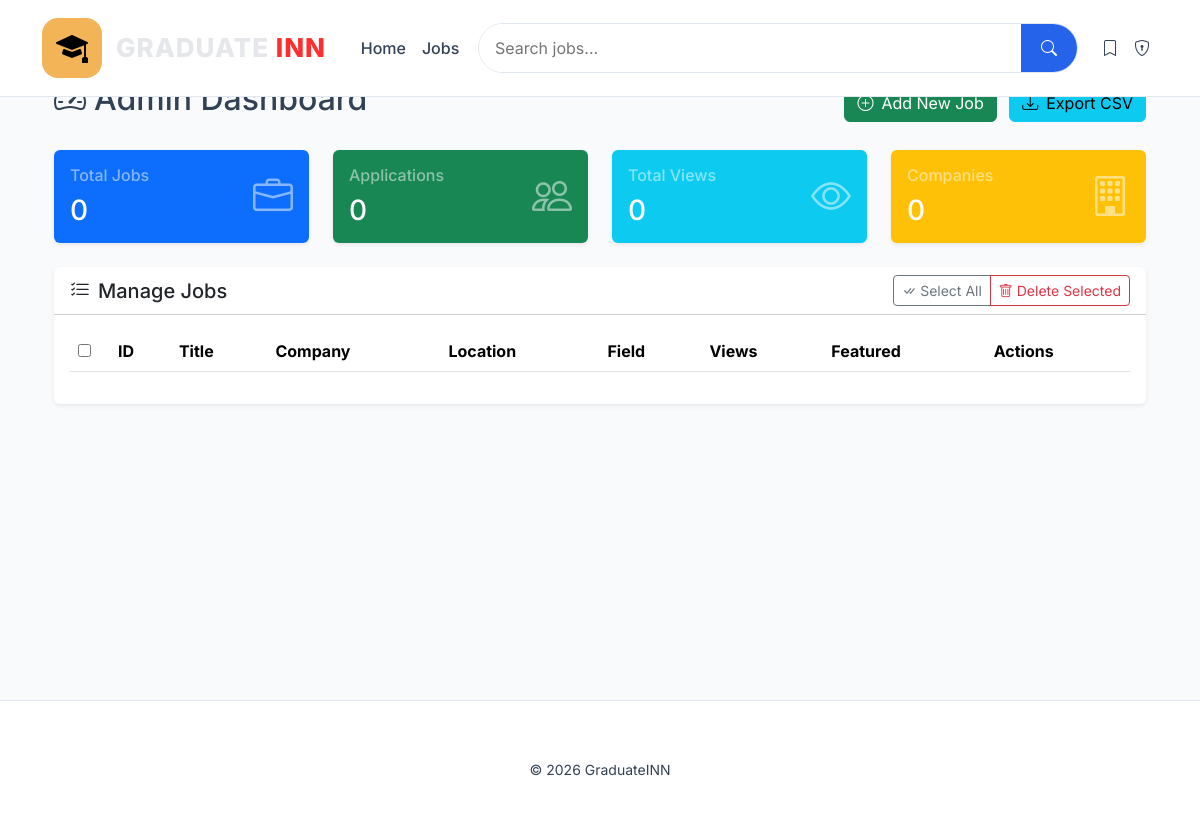
The page /dashboard (signed in) on the database as committed earlier.
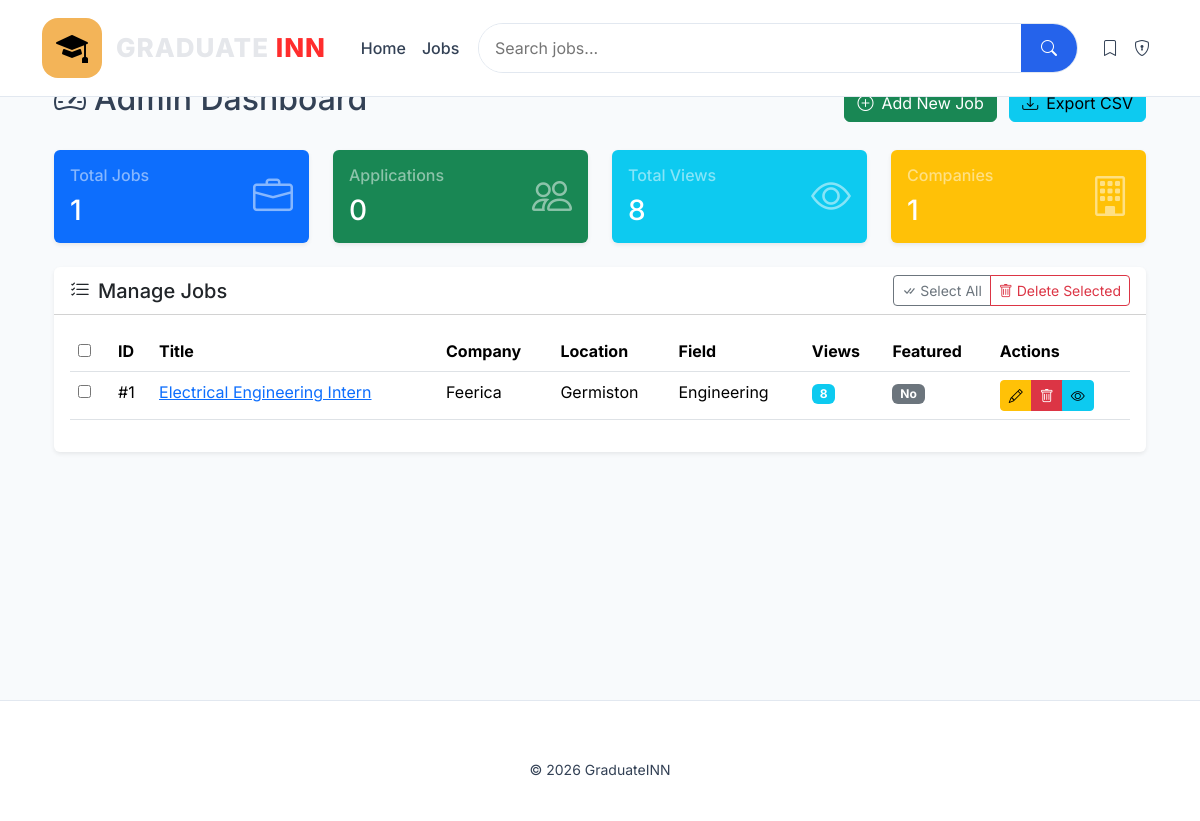
The same page on the database as committed later.
### tables this page shows
CREATE TABLE jobs(
        id INTEGER PRIMARY KEY AUTOINCREMENT,
        title TEXT,
        company TEXT,
        location TEXT,
        field TEXT,
        qualification TEXT,
        description TEXT,
        requirements TEXT,
        application_link TEXT,
        closing_date TEXT,
        created_date TEXT DEFAULT CURRENT_DATE,
        salary_range TEXT,
        job_type TEXT,
        experience_level TEXT,
        views INTEGER DEFAULT 0,
        is_featured INTEGER DEFAULT 0,
        posted_by INTEGER,
        FOREIGN KEY (posted_by) REFERENCES users(id)
    );

### app.py (the view)
@app.route("/dashboard")
@admin_required
def dashboard():
    features = get_available_features()
    conn = get_db()
    jobs = conn.execute("SELECT * FROM jobs ORDER BY id DESC").fetchall()
    users_count = conn.execute("SELECT COUNT(*) as count FROM users").fetchone()['count']
    verified_users = conn.execute("SELECT COUNT(*) as count FROM users WHERE is_verified = 1").fetchone()['count']
    subscribers_count = 0
    verified_subscribers = 0
    try:
        subscribers_count = conn.execute("SELECT COUNT(*) as count FROM subscribers").fetchone()['count']
        verified_subscribers = conn.execute("SELECT COUNT(*) as count FROM subscribers WHERE verified = 1").fetchone()['count']
    except:
        pass
    stats = {
        'total_jobs': conn.execute("SELECT COUNT(*) as count FROM jobs").fetchone()['count'],
        'total_applications': 0,
        'total_views': 0,
        'total_users': users_count,
        'verified_users': verified_users,
        'total_subscribers': subscribers_count,
        'verified_subscribers': verified_subscribers,
        'recent_applications': []
    }
    try:
        stats['total_applications'] = conn.execute("SELECT COUNT(*) as count FROM applications").fetchone()['count']
        stats['recent_applications'] = conn.execute("""
            SELECT a.*, j.title
            FROM applications a
            JOIN jobs j ON a.job_id = j.id
            ORDER BY a.application_date DESC
            LIMIT 5
        """).fetchall()
    except:
        pass
    if features['views']:
        try:
            total_views = conn.execute("SELECT SUM(views) as total FROM jobs").fetchone()
            stats['total_views'] = total_views['total'] if total_views and total_views['total'] else 0
        except:
            pass
    conn.close()
    return render_template("admin_dashboard.html",
                         jobs=jobs,
                         stats=stats,
                         features=features)

### app.py (called while the page is built)
def get_db():
    conn = sqlite3.connect(DATABASE)
    conn.row_factory = sqlite3.Row
    return conn

def column_exists(table_name, column_name):
    conn = get_db()
    cursor = conn.execute(f"PRAGMA table_info({table_name})")
    columns = [column[1] for column in cursor.fetchall()]
    conn.close()
    return column_name in columns

def get_available_features():
    return {
        'is_featured': column_exists('jobs', 'is_featured'),
        'views': column_exists('jobs', 'views'),
        'job_type': column_exists('jobs', 'job_type'),
        'experience_level': column_exists('jobs', 'experience_level'),
        'salary_range': column_exists('jobs', 'salary_range')
    }

def admin_required(f):
    @wraps(f)
    def decorated_function(*args, **kwargs):
        if 'user_id' not in session or not session.get('is_admin'):
            flash('Access denied. Admin privileges required.', 'error')
            return redirect(url_for('index'))
        return f(*args, **kwargs)
    return decorated_function

### templates/admin_dashboard.html (shortened to what the changed rows need)
{% extends "base.html" %}
{% block content %}
<div class="container">
    <div class="d-flex justify-content-between align-items-center mb-4">
        <h2>
            <i class="bi bi-speedometer2 me-2"></i>Admin Dashboard
        </h2>
    </div>
    <div class="row g-4 mb-4">
        <div class="col-md-3">
            <div class="card bg-primary text-white border-0 shadow-sm">
                <div class="card-body">
                    <div class="d-flex justify-content-between align-items-center">
                        <div>
                            <h6 class="text-white-50 mb-2">Total Jobs</h6>
                            <h3 class="mb-0">{{ stats.total_jobs }}</h3>
                        </div>
                    </div>
                </div>
            </div>
        </div>
        <div class="col-md-3">
            <div class="card bg-info text-white border-0 shadow-sm">
                <div class="card-body">
                    <div class="d-flex justify-content-between align-items-center">
                        <div>
                            <h6 class="text-white-50 mb-2">Total Views</h6>
                            <h3 class="mb-0">{{ stats.total_views }}</h3>
                        </div>
                    </div>
                </div>
            </div>
        </div>
        <div class="col-md-3">
            <div class="card bg-warning text-white border-0 shadow-sm">
                <div class="card-body">
                    <div class="d-flex justify-content-between align-items-center">
                        <div>
                            <h6 class="text-white-50 mb-2">Companies</h6>
                            <h3 class="mb-0">{{ jobs|map(attribute='company')|unique|list|length }}</h3>
                        </div>
                    </div>
                </div>
            </div>
        </div>
    </div>
    <div class="card border-0 shadow-sm">
        <div class="card-body">
            <form id="bulkDeleteForm" action="/bulk_delete" method="post">
                <div class="table-responsive">
                    <table class="table table-hover">
                        <thead>
                            <tr>
                                <th width="40">
                                    <input type="checkbox" id="selectAll" onclick="toggleSelectAll(this)">
                                </th>
                                <th>ID</th>
                                <th>Title</th>
                                <th>Company</th>
                                <th>Location</th>
                                <th>Field</th>
                                <th>Views</th>
                                <th>Featured</th>
                                <th>Actions</th>
                            </tr>
                        </thead>
                        <tbody>
                            {% for job in jobs %}
                            <tr>
                                <td>
                                    <input type="checkbox" name="job_ids" value="{{ job.id }}" class="job-checkbox">
                                </td>
                                <td>#{{ job.id }}</td>
                                <td>
                                    <a href="/job/{{ job.id }}" target="_blank">
                                        {{ job.title[:30] }}{% if job.title|length > 30 %}...{% endif %}
                                    </a>
                                </td>
                                <td>{{ job.company }}</td>
                                <td>{{ job.location }}</td>
                                <td>{{ job.field }}</td>
                                <td>
                                    <span class="badge bg-info">{{ job.views or 0 }}</span>
                                </td>
                                <td>
                                    {% if job.is_featured %}
                                    <span class="badge bg-warning">
                                        <i class="bi bi-star-fill"></i>
                                    </span>
                                    {% else %}
                                    <span class="badge bg-secondary">No</span>
                                    {% endif %}
                                </td>
                                <td>
                                    <div class="btn-group btn-group-sm">
                                        <a href="/edit/{{ job.id }}" class="btn btn-warning" title="Edit">
                                            <i class="bi bi-pencil"></i>
                                        </a>
                                        <a href="/delete/{{ job.id }}" class="btn btn-danger"
                                           onclick="return confirm('Delete this job?')" title="Delete">
                                            <i class="bi bi-trash"></i>
                                        </a>
                                        <a href="/job/{{ job.id }}" class="btn btn-info" target="_blank" title="View">
                                            <i class="bi bi-eye"></i>
                                        </a>
                                    </div>
                                </td>
                            </tr>
                            {% endfor %}
                        </tbody>
                    </table>
                </div>
            </form>
        </div>
    </div>
</div>
{% endblock %}

Rows that differ between the two databases and show on the page:
added jobs: id "1", title "Electrical Engineering Intern", company "Feerica", location "Germiston", field "Engineering", views "8", is_featured "No"
Other text that changed with them:
{{ stats.total_jobs }}: "0" → "1"
{{ stats.total_views }}: "0" → "8"
{{ jobs|map(attribute='company')|unique|list|length }}: "0" → "1"
